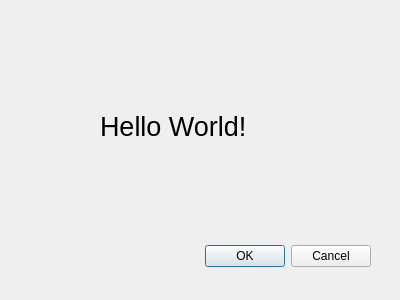
<?xml version="1.0" encoding="UTF-8"?>
<ui version="4.0">
 <class>Dialog</class>
 <widget class="QDialog" name="Dialog">
  <property name="geometry">
   <rect>
    <x>0</x>
    <y>0</y>
    <width>400</width>
    <height>300</height>
   </rect>
  </property>
  <property name="windowTitle">
   <string>Dialog</string>
  </property>
  <widget class="QDialogButtonBox" name="buttonBox">
   <property name="geometry">
    <rect>
     <x>30</x>
     <y>240</y>
     <width>341</width>
     <height>32</height>
    </rect>
   </property>
   <property name="orientation">
    <enum>Qt::Horizontal</enum>
   </property>
   <property name="standardButtons">
    <set>QDialogButtonBox::Cancel|QDialogButtonBox::Ok</set>
   </property>
  </widget>
  <widget class="QLabel" name="label">
   <property name="geometry">
    <rect>
     <x>100</x>
     <y>110</y>
     <width>150</width>
     <height>32</height>
    </rect>
   </property>
   <property name="font">
    <font>
     <family>Arial</family>
     <pointsize>20</pointsize>
    </font>
   </property>
   <property name="text">
    <string>Hello World!</string>
   </property>
  </widget>
 </widget>
 <resources/>
 <connections>
  <connection>
   <sender>buttonBox</sender>
   <signal>accepted()</signal>
   <receiver>Dialog</receiver>
   <slot>accept()</slot>
   <hints>
    <hint type="sourcelabel">
     <x>248</x>
     <y>254</y>
    </hint>
    <hint type="destinationlabel">
     <x>157</x>
     <y>274</y>
    </hint>
   </hints>
  </connection>
  <connection>
   <sender>buttonBox</sender>
   <signal>rejected()</signal>
   <receiver>Dialog</receiver>
   <slot>reject()</slot>
   <hints>
    <hint type="sourcelabel">
     <x>316</x>
     <y>260</y>
    </hint>
    <hint type="destinationlabel">
     <x>286</x>
     <y>274</y>
    </hint>
   </hints>
  </connection>
 </connections>
</ui>
